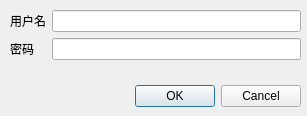
<?xml version="1.0" encoding="UTF-8"?>
<ui version="4.0">
 <class>setPwd</class>
 <widget class="QDialog" name="setPwd">
  <property name="geometry">
   <rect>
    <x>0</x>
    <y>0</y>
    <width>307</width>
    <height>116</height>
   </rect>
  </property>
  <property name="windowTitle">
   <string>Dialog</string>
  </property>
  <widget class="QDialogButtonBox" name="buttonBox">
   <property name="geometry">
    <rect>
     <x>0</x>
     <y>80</y>
     <width>301</width>
     <height>32</height>
    </rect>
   </property>
   <property name="orientation">
    <enum>Qt::Horizontal</enum>
   </property>
   <property name="standardButtons">
    <set>QDialogButtonBox::Cancel|QDialogButtonBox::Ok</set>
   </property>
  </widget>
  <widget class="QWidget" name="formLayoutWidget">
   <property name="geometry">
    <rect>
     <x>10</x>
     <y>10</y>
     <width>291</width>
     <height>61</height>
    </rect>
   </property>
   <layout class="QFormLayout" name="formLayout">
    <item row="0" column="0">
     <widget class="QLabel" name="label">
      <property name="text">
       <string>用户名</string>
      </property>
     </widget>
    </item>
    <item row="1" column="0">
     <widget class="QLabel" name="label_2">
      <property name="text">
       <string>密码</string>
      </property>
     </widget>
    </item>
    <item row="0" column="1">
     <widget class="QLineEdit" name="lineEdit_user"/>
    </item>
    <item row="1" column="1">
     <widget class="QLineEdit" name="lineEdit_pwd"/>
    </item>
   </layout>
  </widget>
 </widget>
 <resources/>
 <connections>
  <connection>
   <sender>buttonBox</sender>
   <signal>accepted()</signal>
   <receiver>setPwd</receiver>
   <slot>accept()</slot>
   <hints>
    <hint type="sourcelabel">
     <x>248</x>
     <y>254</y>
    </hint>
    <hint type="destinationlabel">
     <x>157</x>
     <y>274</y>
    </hint>
   </hints>
  </connection>
  <connection>
   <sender>buttonBox</sender>
   <signal>rejected()</signal>
   <receiver>setPwd</receiver>
   <slot>reject()</slot>
   <hints>
    <hint type="sourcelabel">
     <x>316</x>
     <y>260</y>
    </hint>
    <hint type="destinationlabel">
     <x>286</x>
     <y>274</y>
    </hint>
   </hints>
  </connection>
 </connections>
</ui>
